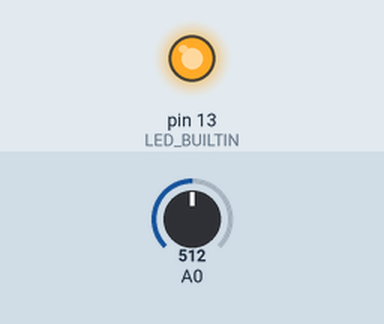
Recording of a sketch running on a simulated Arduino Nano, built with avr-gcc and run on an emulated ATmega328P. Shown: output pins drawn as LEDs (lit = HIGH). The test bench sets the inputs (shaded band); at power-on: A0 = 512.

Above: at 0.3 s.
At 3.3 s:
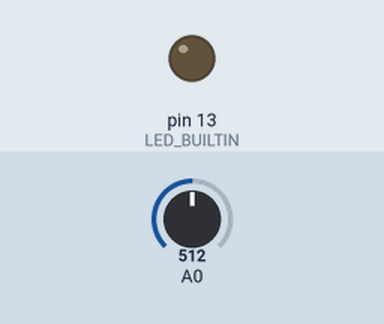
Timing chart, 0 to 4.8 s (numbered marks = the images above):
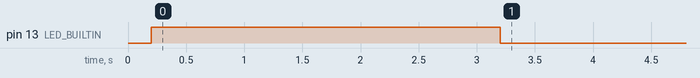

The sketch:

AccelTest.ino
```cpp
/*
 Name:		AccelTest.ino
 Created:	6/28/2020 10:17:55 PM
 Author:	Jirka
*/


constexpr int LIMIT_HI = 450;
constexpr int LIMIT_LO = 270;
constexpr int IN_WARN_TIME = 200;	// [ms]
constexpr int LED_ON_TIME = 3000;	// [ms]

unsigned long ChangeModeTime, onTime;
bool LED_ON = false;

enum Mode
{
	normal,
	warn,
	err,
};

Mode AMode = Mode::normal;

const byte SunBufferCapacity = 6;
const byte SumLastReadWeigh = 2;
int SunBuffer[SunBufferCapacity];
byte SunBuffer_Index = 0;
unsigned int SunBuffer_Sum = 0;
int SunBuffer_Avg = 0;


// the setup function runs once when you press reset or power the board
void setup() {

	Serial.begin(9600);

	pinMode(A0, INPUT);
	pinMode(A1, INPUT);
	pinMode(A2, INPUT);

	pinMode(LED_BUILTIN, OUTPUT);


	// fill buffer with start values
	int initValue = analogRead(A0);
	for (int index = 0; index < SunBufferCapacity; index++) {
		SunBuffer[index] = initValue;
		SunBuffer_Sum += initValue;
	}
	SunBuffer_Avg = initValue;
}


// the loop function runs over and over again until power down or reset
void loop() {

	int ldrRead = analogRead(A0);
	delayMicroseconds(50);

	for (int i = 0; i < SumLastReadWeigh; i++)
	{
		SunBuffer_Sum -= SunBuffer[SunBuffer_Index];
		SunBuffer_Sum += ldrRead;

		SunBuffer[SunBuffer_Index] = ldrRead;

		// move index
		SunBuffer_Index++;
		if (SunBuffer_Index == SunBufferCapacity)
			SunBuffer_Index = 0;
	}

	// compute new average
	SunBuffer_Avg = SunBuffer_Sum / SunBufferCapacity;


	/*
	y = analogRead(A1);
	delayMicroseconds(100);

	z = analogRead(A2);
	delayMicroseconds(100);
	*/

	if (SunBuffer_Avg > LIMIT_LO && SunBuffer_Avg < LIMIT_HI)
	{
		AMode = Mode::normal;
		ChangeModeTime = millis();
	}

	if (AMode == Mode::normal && (SunBuffer_Avg >= LIMIT_HI || SunBuffer_Avg <= LIMIT_LO))
	{
		AMode = Mode::warn;
		ChangeModeTime = millis();
	}

	if (AMode == Mode::warn && (millis() - ChangeModeTime) > IN_WARN_TIME)
	{
		AMode = Mode::err;
		ChangeModeTime = millis();

		digitalWrite(LED_BUILTIN, HIGH);
		LED_ON = true;
		onTime = millis();
	}
	if (LED_ON && (millis() - onTime > LED_ON_TIME))
	{
		digitalWrite(LED_BUILTIN, LOW);
		LED_ON = false;
	}


}
```

Measured:
- by itself, pin 13 (LED_BUILTIN): LOW → HIGH at 0.20 s, → LOW 3.0 s later
